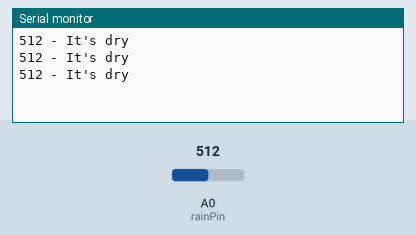
Simulated run of this sketch. Board: Arduino Uno, built with avr-gcc and run on an emulated ATmega328P. Shown: the last lines printed to the serial monitor. The test bench sets the inputs (shaded band); at power-on: A0 (rainPin) = 512.

Above: at 1.4 s.
1.5 s: A0 (rainPin) set to 482
At 2.3 s:
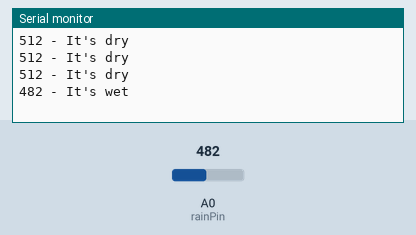
3.9 s: A0 (rainPin) set to 510
At 4.7 s:
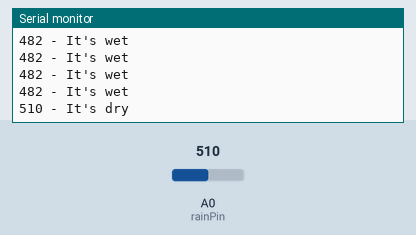

The sketch:

sketch_jul11a.ino
```cpp
int rainPin = A0;
int thresholdValue = 500;
void setup() {
  Serial.begin(9600); // 주의 주의 //
  pinMode(rainPin, INPUT);
}
void loop() {

  // read the input on analog pin 0:

  int sensorValue = analogRead(rainPin);

  Serial.print(sensorValue);
  if(sensorValue < thresholdValue){
    Serial.println(" - It's wet"); //물 있을 떄//
    digitalWrite(LED_BUILTIN, LOW);
    delay(100);
  }
  else {
    Serial.println(" - It's dry"); //물 없을 떄//
	  digitalWrite(LED_BUILTIN, HIGH);
    delay(100);
  }
   delay(500);
}
```

Measured:
- the behaviour switches between 500 and 499 on A0 (rainPin) (found by bisection; images 0 and 1)
- after the input at 1.5 s, the serial monitor: prints a new line after 0.30 s (image 1)
- after the input at 3.9 s, the serial monitor: prints a new line after 0.30 s (image 2)
